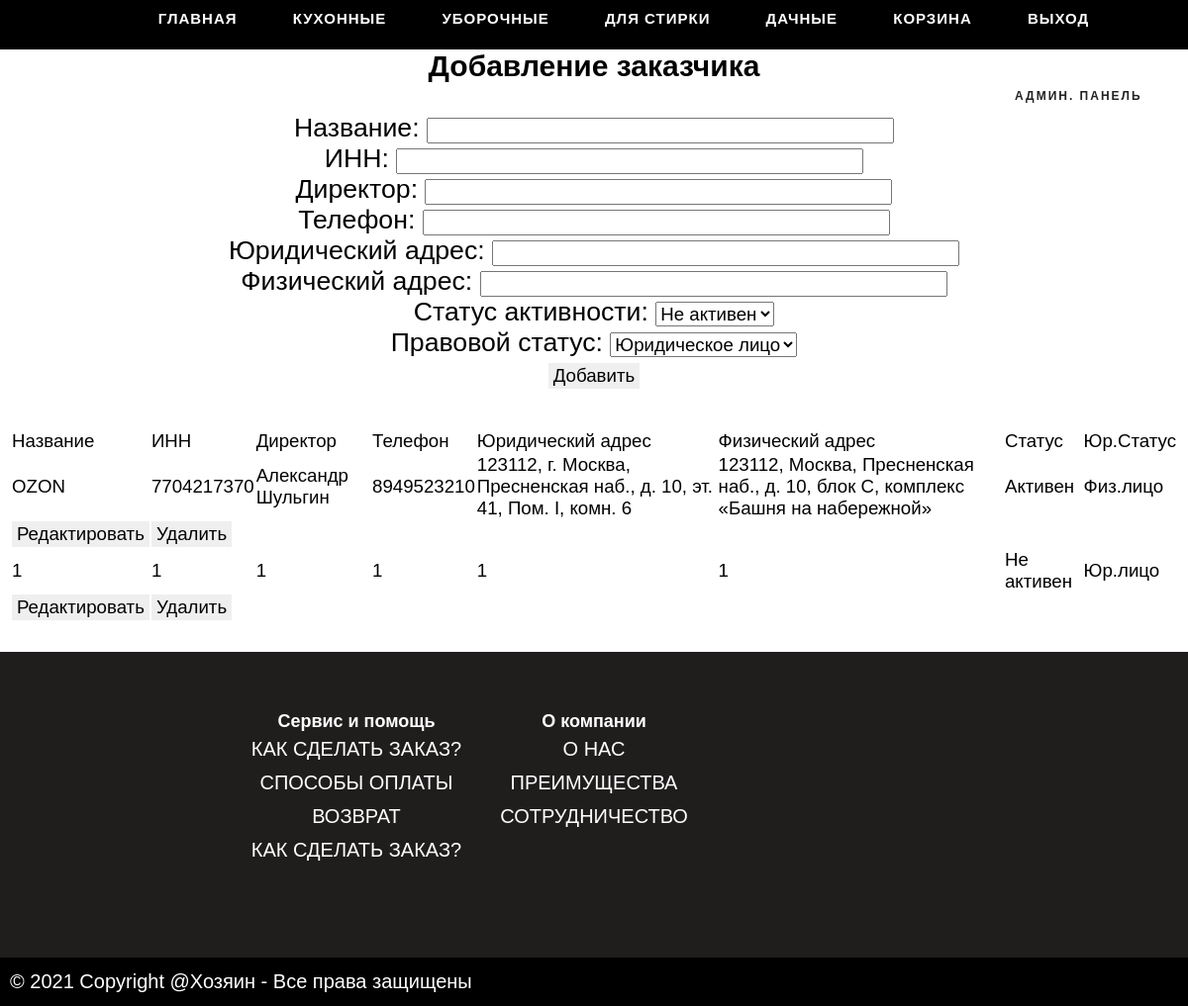
/customer.php (signed in), run on the app's committed database.
### tables this page shows
CREATE TABLE `customer` (
  `id` int NOT NULL,
  `name` varchar(52) NOT NULL,
  `inn` varchar(12) NOT NULL,
  `director` varchar(52) NOT NULL,
  `tel` varchar(10) NOT NULL,
  `legal_address` varchar(320) NOT NULL,
  `actual_address` varchar(320) NOT NULL,
  `status` tinyint NOT NULL,
  `responsibility` tinyint NOT NULL
);

### include/mysqli.php (called while the page is built, shortened)
<?php
	function db_connect($host = "localhost", $login = "root", $password = "root", $db = "lomakina_db") {
		$err = false;
		$conn = @mysqli_connect($host, $login, $password, $db);
		if($conn)
			return $err;
		else {
			return $err = true;
		}
	}

### customer.php (the view, shortened to what this page needs)
<?php
	require_once "include/mysqli.php";
?>
<!DOCTYPE html>
<head>
    <?php require_once "elements/head.php"; ?>
	<link rel="stylesheet" href="style/style.css">
</head>
<body>
    <?php 	require_once "elements/header.php"; ?>
    <center><h2>Добавление заказчика</h2></center>
	<?php
		if($_POST["editcust"]) {
			$id = $_POST["editcust"];
			if(!db_connect()){
				global $conn;
				$query = "SELECT * FROM customer WHERE id = $id";
				$result = mysqli_query($conn, $query);
				$row = mysqli_fetch_assoc($result);
				$name = $row["name"];
				$inn = $row["inn"];
				$director = $row["director"];
				$tel = $row["tel"];
				$legal_address = $row["legal_address"];
				$actual_address = $row["actual_address"];
				$responsibility = $row["responsibility"];
			}else{
				$error = "Все поля должны быть заполнены!";
			}
				db_close();
			echo <<<_OUT
            <center>
                <form id="main" method="post">
                            <p>Название: <input type="text" name="name" value="$name" required></p>
                            <p>ИНН: <input type="text" name="inn" value="$inn" required></p>
                            <p>Директор: <input type="text" name="director" value="$director" required></p>
                            <p>Телефон: <input type="text" name="tel" value="$tel" required></p>
                            <p>Юридический адрес: <input type="text" name="legal_address" value="$legal_address" ></p>
                            <p>Физический адрес: <input type="text" name="actual_address" value="$actual_address" ></p>
                            <p>Статус активности:
                                <select name="status">
                                    <option value="1">Активен</option>
                                    <option selected value="0">Не активен</option>
                                </select>
                            </p>
                            <p>Правовой статус:
                                <select name="status_responsibility">
                                    <option value="0">Физическое лицо</option>
                                    <option selected value="1">Юридическое лицо</option>
                                </select>
                            </p>
                            <button name="savecust" value="$id">Сохранить</button>
                            <button name="cancel" value="0">Отмена</button>
                        </form>
            </center>
_OUT;
		}else{
			echo <<<_OUT
            <center>
                <form id="main" method="post">
                    <p>Название: <input type="text" name="name" value="" required></p>
                    <p>ИНН: <input type="text" name="inn" value="" required></p>
                    <p>Директор: <input type="text" name="director" value="" required></p>
                    <p>Телефон: <input type="text" name="tel" value="" required></p>
                    <p>Юридический адрес: <input type="text" name="legal_address" value="" ></p>
                    <p>Физический адрес: <input type="text" name="actual_address" value="" ></p>
                    <p>Статус активности:
                                <select name="status">
                                    <option value="1">Активен</option>
                                    <option selected value="0">Не активен</option>
                                </select>
                            </p>
                            <p>Правовой статус:
                                <select name="status_responsibility">
                                    <option value="0">Физическое лицо</option>
                                    <option selected value="1">Юридическое лицо</option>
                                </select>
                            </p>
                    <button name="addcust" value="1">Добавить</button>
                </form>
            </center>
_OUT;
		}
	?>
    <center>
	<form id="main" style="font-size: 14pt" method="post">
		<table>
			<tr>
				<td>Название</td>
				<td>ИНН</td>
				<td>Директор</td>
				<td>Телефон</td>
				<td>Юридический адрес</td>
				<td>Физический адрес</td>
				<td>Статус</td>
                <td>Юр.Статус</td>
			</tr>
			<?php
				if(!db_connect())
				{
					$query = "SELECT * FROM customer";
					$res2 = mysqli_query($conn, $query);
					while ($result = mysqli_fetch_array($res2)) {
						if($result['status'] == 1) {
							$st = "Активен";
						}else{
							$st = "Не активен";
						}
                        if($result['responsibility'] == 1) {
                            $st2 = "Юр.лицо";
                        }else{
                            $st2 = "Физ.лицо";
                        }
						echo <<<_OUT
							<tr>
								<td>{$result['name']}</td>
								<td>{$result['inn']}</td>
								<td>{$result['director']}</td>
								<td>{$result['tel']}</td>
								<td>{$result['legal_address']}</td>
								<td>{$result['actual_address']}</td>
								<td>$st</td>
								<td>$st2</td>
							</tr>
                                <td><button name="editcust" value="{$result['id']}">Редактировать</button></td>
								<td><button name="delcust" value="{$result['id']}">Удалить</button></td>
_OUT;
					}
				}
				else
				{
					$error = "Ошибка подключения!";
				}
			?>
		</table>
	</form>
    </center>
</body>
<footer>
    <?php require_once "elements/footer.php"; ?>
</footer>

### elements/head.php (shortened to what this page needs)
<link rel="stylesheet" href="style\main.css">
<link rel="stylesheet" href="style\footer.css">
<link rel="stylesheet" href="https://cdn.jsdelivr.net/bxslider/4.2.12/jquery.bxslider.css">

### elements/header.php (shortened to what this page needs)
<?php
    $status = $_SESSION["status"];
    $size_trash = count($_SESSION["trash"]);
    $trash = $size_trash != 0 ? "Корзина - $size_trash " : "Корзина";
?>
<header>
	<ul class="ctrl-panel">
		<?php switch($status):
				 case "admin": ?>
			<div  class="wg_s">
				<ul class="menu">
					<li><h3 id="admp" class="wg_t_s_1">Админ. панель</h3>
					</li>
				</ul>
			</div>
			<?php case "user": ?>
			<ul class="menu">
				<li><a href="index.php">Главная</a></li>
				<li><a href="category.php?category=Кухонные">Кухонные</a></li>
				<li><a href="category.php?category=Уборочные">Уборочные</a></li>
				<li><a href="category.php?category=Для стирки">Для стирки</a></li>
				<li><a href="category.php?category=Дачные">Дачные</a></li>
                <li><a href="trash.php" id="trash_txt"><?=$trash?></a></li>
				<li><a href="include/logout.php">Выход</a></li>
			</ul>
			<?php break; ?>
		<?php endswitch; ?>
	</ul>
</header>

### elements/footer.php (shortened to what this page needs)
<div class="footer-container">
  <div class="footer-getst">
    <h5>Сервис и помощь</h5>
    <ul>
        <li><a href="#">Как сделать заказ?</a></li>
        <li><a href="#">Способы оплаты</a></li>
        <li><a href="#">Возврат</a></li>
        <li><a href="#">Как сделать заказ?</a></li>
    </ul>
  </div>
  <div class="footer-abous">
    <h5>О компании</h5>
    <ul>
        <li><a href="#">О нас</a></li>
        <li><a href="#">Преимущества</a></li>
        <li><a href="#">Сотрудничество</a></li>
    </ul>
  </div>
</div>
<div class="footer-endfot">
  <p>© 2021 Copyright @Хозяин -
    Все права защищены </p>
</div>

### style/main.css (style rules this page uses)
body { max-width: 100%; min-width: 100%; width: 100%; margin: 0 auto; }
body > header { background-color: black; height: 50px; width:100%; display: flex; justify-content: space-between; align-items: stretch; }
.ctrl-panel { left: 30px; position: absolute; display: flex; flex-direction: column; justify-content: space-around; width: 100%; }
.ctrl-panel li { list-style: none; }
.menu { font-size: 15px; text-align: center; padding: 10px 0; }
.menu > li { display: inline-block; position: relative; }
.menu > li:after { position: absolute; right: 0; width: 1px; height: 12px; background: #d2d2d2; top: 16px; box-shadow: 4px -2px 0 white; transform: rotate(30deg); }
.menu > li:last-child:after { background: none; box-shadow: none; }
.menu > li > a { padding: 12px 26px; color: white; text-transform: uppercase; font-weight: bold; letter-spacing: 1px; }
* { box-sizing: border-box; margin: 0; }
.wg_s { position: absolute; margin-top:50px; padding: 20px 0 0 80%; position:absolute; top:20%; }
.wg_t_s_1 { text-transform: uppercase; letter-spacing: 2px; color: #222; font-size: 12px; padding-left: 15px; margin-bottom: 15px; }
a { text-decoration: none; }
a:link, a:visited { color: black; }
#admp { position:relative; margin-left:20px; }
input { width: 40%; }

### style/footer.css (style rules this page uses)
.footer-container { display: grid; grid-template-columns: 1fr 1fr 1fr 1fr 1fr; grid-template-rows: 117px 117px 45px; grid-template-areas: "footer-logo footer-getst footer-abous footer-suport footer-contact" "footer-logo footer-getst footer-abous footer-suport footer-contact" "footer-endfot footer-endfot footer-endfot footer-endfot footer-endfot"; }
.footer-getst { grid-area: footer-getst; }
.footer-abous { grid-area: footer-abous; }
.footer-endfot { grid-area: footer-endfot; }
.footer-container { background-color: #201d1d; color: white; padding-top: 30px; }
.footer-endfot p { text-align: left; margin: 10px; color: white; }
.footer-endfot { background-color: black; padding-top: 3px; padding-bottom: 3px; }
.footer-container ul { text-align: center; list-style-type: none; padding-left: 0; line-height: 1.7; }
.footer-container h5 { text-align: center; font-size: 18px; color: white; font-weight: bold; margin-top: 30px; }
.footer-container a { color: white; text-decoration: none; text-transform: uppercase; }

### style/style.css (style rules this page uses)
body { background-attachment: fixed; font-family: Arial; margin: 0px; }
a { font-color: white; }
input { font-size: 14pt; }
button { font-size: 14pt; border: none; text-align: center; padding: 2px 5px; }
select { font-size: 14pt; }
#main { font-size: 20pt; height: auto; margin: 20px auto; padding: 10px; }

### data on the page
customer: name "OZON", inn "7704217370", director "Александр Шульгин", tel "8949523210", legal_address "123112, г. Москва, Пресненская наб., д. 10, эт. 41, Пом. I, комн. 6", actual_address "123112, Москва, Пресненская наб., д. 10, блок С, комплекс «Башня на набережной»", status "Активен", responsibility "Физ.лицо", $result['id'] 1 (drawn)
customer: name "1", inn "1", director "1", tel "1", legal_address "1", actual_address "1", status "Не активен", responsibility "Юр.лицо", $result['id'] 5 (drawn)

### other printed values
$trash "КОРЗИНА"
